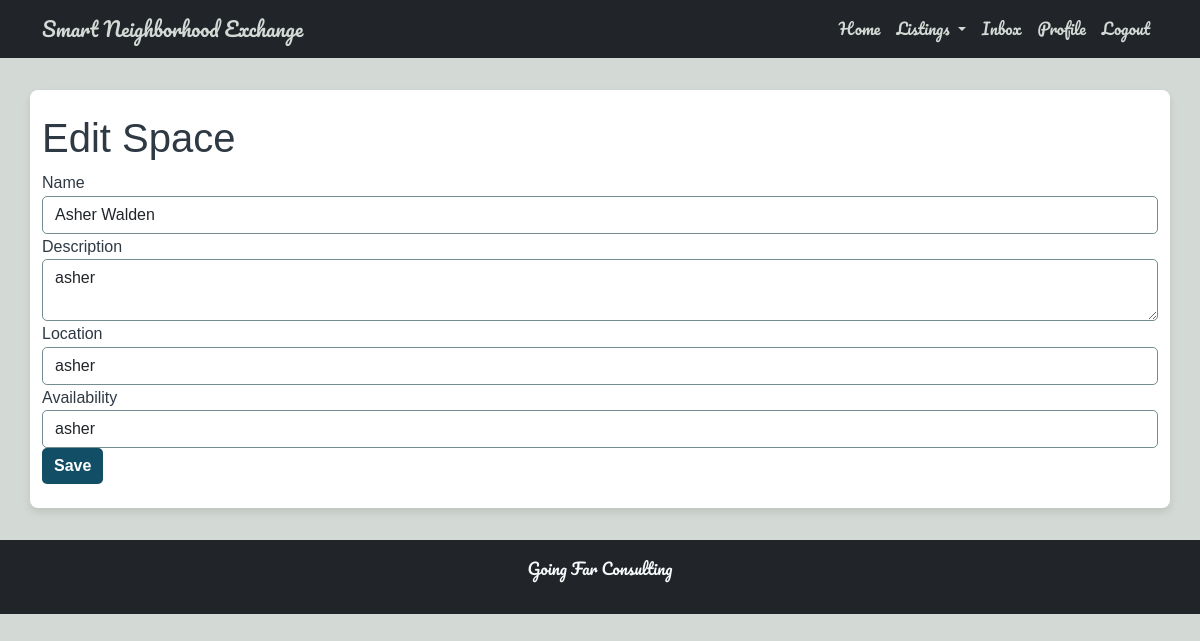
The app's page /space/8/edit (signed in) with its own data.
### tables this page shows
CREATE TABLE spaces (
            space_id INTEGER PRIMARY KEY AUTOINCREMENT,
            name TEXT NOT NULL,
            description TEXT,
            location TEXT,
            availability TEXT,
            created_by INTEGER NOT NULL,
            FOREIGN KEY (created_by) REFERENCES users (id) ON DELETE CASCADE
        );

### app.py (the view, shortened to what this page needs)
@app.route('/space/<int:space_id>/edit', methods=['GET', 'POST'])
def edit_space(space_id):
    user_id = session.get('user_id')
    if not user_id:
        flash("Please log in to edit spaces.", "error")
        return redirect(url_for('login'))
    space = get_space_by_id(space_id)
    if space is None:
        flash("Space not found.", "error")
        return redirect(url_for('list_spaces'))
    if space['created_by'] != user_id:
        flash("You are not authorized to edit this space.", "error")
        return redirect(url_for('list_spaces'))
    return render_template('edit_space.html', space=space)

### app.py (called while the page is built)
@app.before_request
def initialize_database():
    init_db()

@app.teardown_appcontext
def shutdown_session(exception=None):
    close_db()

### database.py (called while the page is built)
def get_db():
    if 'db' not in g:
        g.db = sqlite3.connect(DATABASE)
        g.db.row_factory = sqlite3.Row
    return g.db

def get_space_by_id(space_id):
    return get_db().execute("SELECT * FROM spaces WHERE space_id = ?", (space_id,)).fetchone()

### templates/edit_space.html
{% extends "base.html" %}
{% block content %}
<h1>Edit Space</h1>
<form method="POST">
    <div class="form-group">
        <label for="name">Name</label>
        <input type="text" class="form-control" id="name" name="name" value="{{ space.name }}" required>
    </div>
    <div class="form-group">
        <label for="description">Description</label>
        <textarea class="form-control" id="description" name="description">{{ space.description }}</textarea>
    </div>
    <div class="form-group">
        <label for="location">Location</label>
        <input type="text" class="form-control" id="location" name="location" value="{{ space.location }}" required>
    </div>
    <div class="form-group">
        <label for="availability">Availability</label>
        <input type="text" class="form-control" id="availability" name="availability" value="{{ space.availability }}" required>
    </div>
    <button type="submit" class="btn btn-primary">Save</button>
</form>
{% endblock %}

### static/style.css (style rules this page uses)
* { margin: 0; padding: 0; box-sizing: border-box; }
body { font-family: Arial, sans-serif; line-height: 1.6; color: #2E3944; background-color: #D3D9D4; }
button, .btn { font-size: 16px; font-weight: bold; border: none; border-radius: 5px; transition: background-color 0.3s ease, color 0.3s ease; }
.btn-primary, .btn-info { background-color: #124E66; color: #FFFFFF; }
.form-control, textarea.form-control { border-radius: 5px; border: 1px solid #748D92; }
textarea.form-control { resize: vertical; }

### records on screen
spaces: name "Asher Walden", description "asher", location "asher", availability "asher"
